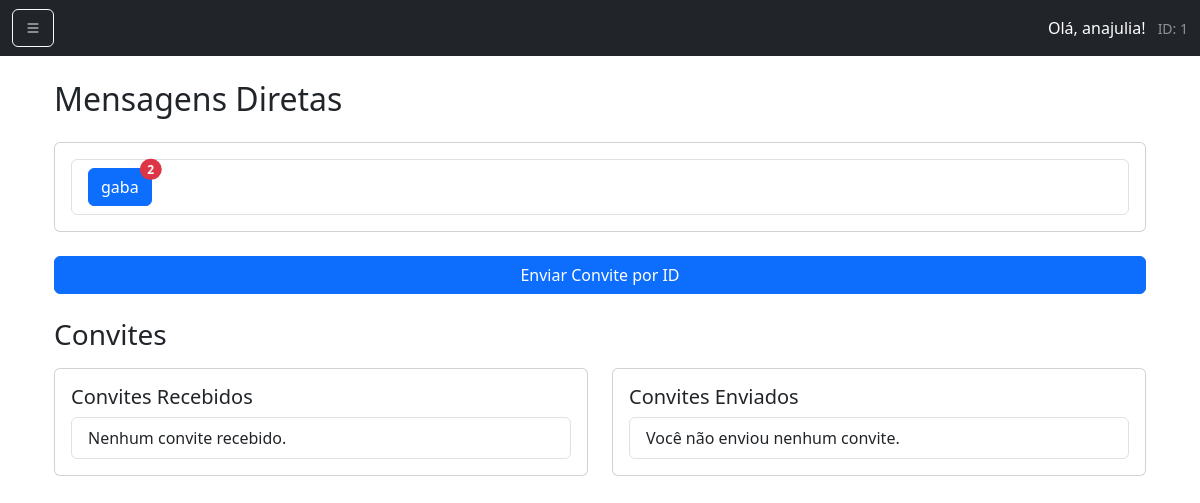
Page / (signed in) on the earlier database version.
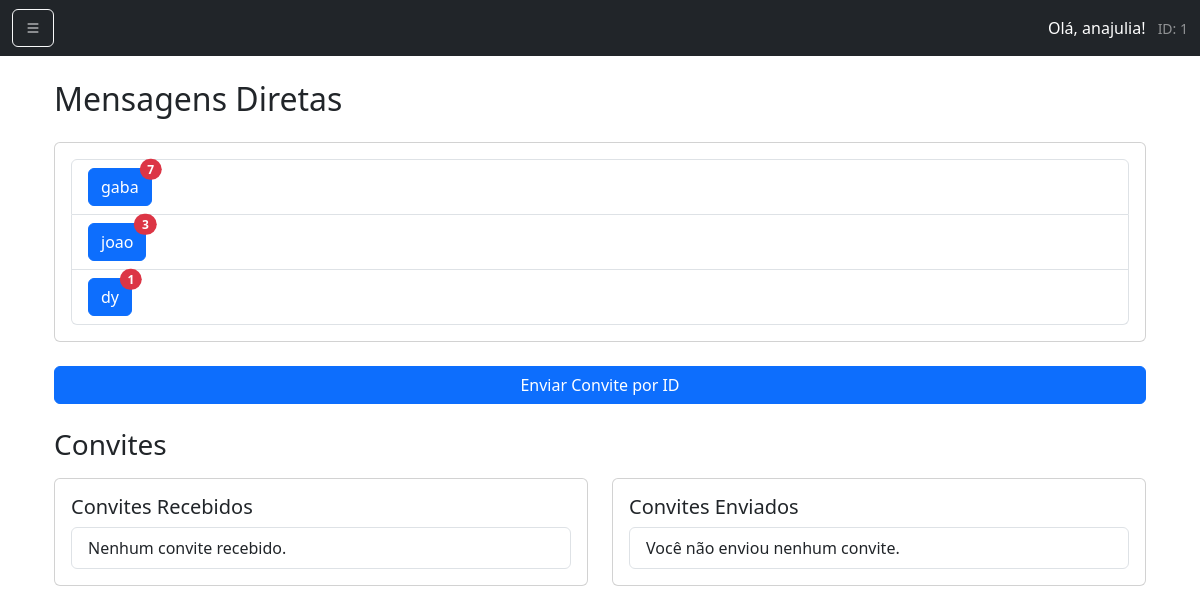
Same page on the later database version.
### chat/models.py (models this page shows, shortened)
class SalaPrivada(models.Model):
    usuario1 = models.ForeignKey(User, on_delete=models.CASCADE, related_name='salas_usuario1')
    usuario2 = models.ForeignKey(User, on_delete=models.CASCADE, related_name='salas_usuario2')
    criada_em = models.DateTimeField(auto_now_add=True)
    class Meta:
        unique_together = ('usuario1', 'usuario2')
    def get_nome_sala(self):
        return f"{min(self.usuario1.id, self.usuario2.id)}_{max(self.usuario1.id, self.usuario2.id)}"

### chat/views.py (the view)
# urls.py: path('', views.index, name='index'),
@login_required
def index(request):
    user = request.user
    dms = SalaPrivada.objects.filter(Q(usuario1=user) | Q(usuario2=user))
    for dm in dms:
        unread_count = MensagemDM.objects.filter(
            sala_dm=dm,
            lida=False
        ).exclude(usuario=user).count()
        dm.unread_count = unread_count
    convites_recebidos = Amizade.objects.filter(destinatario=user, aceita=False)
    convites_enviados = Amizade.objects.filter(remetente=user, aceita=False)
    return render(request, 'chat/index.html', {
        'dms': dms,
        'convites_recebidos': convites_recebidos,
        'convites_enviados': convites_enviados,
    })

### templates/chat/index.html (shortened to what this page needs)
{% extends 'chat/base.html' %}
{% block content %}
<div class="container mt-4">
    <h2 class="mb-4">Mensagens Diretas</h2>
    <div class="card mb-4">
        <div class="card-body">
            <ul class="list-group">
                {% for dm in dms %}
                    <li class="list-group-item d-flex justify-content-between align-items-center">
                        {% if dm.usuario1 == user %}
                            <a href="{% url 'room' room_name=dm.get_nome_sala %}" class="btn btn-primary position-relative">
                                {{ dm.usuario2.username }}
                                <span id="dm-unread-{{ dm.id }}" class="position-absolute top-0 start-100 translate-middle badge rounded-pill bg-danger" {% if dm.unread_count == 0 %}style="display:none"{% endif %}>
                                    {{ dm.unread_count }}
                                </span>
                            </a>
                        {% endif %}
                    </li>
                {% endfor %}
            </ul>
        </div>
    </div>
    <div class="text-center mb-4">
        <a href="{% url 'enviar_convite' %}" class="btn btn-primary w-100">Enviar Convite por ID</a>
    </div>
    <h3 class="mb-3">Convites</h3>
    <div class="row">
        <div class="col-md-6 mb-3">
            <div class="card">
                <div class="card-body">
                    <h5 class="card-title">Convites Recebidos</h5>
                    <ul class="list-group">
                        {% for convite in convites_recebidos %}
                            <li class="list-group-item d-flex justify-content-between align-items-center">
                                <span>{{ convite.remetente.username }}</span>
                                <div>
                                    <a href="{% url 'aceitar_convite' convite.id %}" class="btn btn-sm btn-success me-2"><i class="bi bi-check-lg"></i> Aceitar</a>
                                    <a href="{% url 'rejeitar_convite_dm' convite.id %}" class="btn btn-sm btn-outline-danger"><i class="bi bi-x-lg"></i> Rejeitar</a>
                                </div>
                            </li>
                        {% empty %}
                            <li class="list-group-item">Nenhum convite recebido.</li>
                        {% endfor %}
                    </ul>
                </div>
            </div>
        </div>
        <div class="col-md-6 mb-3">
            <div class="card">
                <div class="card-body">
                    <h5 class="card-title">Convites Enviados</h5>
                    <ul class="list-group">
                        {% for convite in convites_enviados %}
                            <li class="list-group-item d-flex justify-content-between align-items-center">
                                <span>{{ convite.destinatario.username }}</span>
                                <a href="{% url 'cancelar_convite_dm' convite.id %}" class="btn btn-sm btn-outline-danger"><i class="bi bi-x-circle"></i> Cancelar</a>
                            </li>
                        {% empty %}
                            <li class="list-group-item">Você não enviou nenhum convite.</li>
                        {% endfor %}
                    </ul>
                </div>
            </div>
        </div>
    </div>
</div>
{% endblock %}

### templates/chat/base.html (shortened to what this page needs)
<!DOCTYPE html>
<html lang="pt-br">
<head>
    <link href="https://cdn.jsdelivr.net/npm/bootstrap@5.3.0/dist/css/bootstrap.min.css" rel="stylesheet">
    <link href="https://cdn.jsdelivr.net/npm/bootstrap-icons/font/bootstrap-icons.css" rel="stylesheet">
</head>
<body>
    <nav class="navbar navbar-dark bg-dark">
        <div class="container-fluid">
            <button class="btn btn-outline-light" type="button" data-bs-toggle="offcanvas" data-bs-target="#sidebarMenu">
                <i class="bi bi-list"></i>
            </button>
            <span class="navbar-text text-white">
                Olá, {{ user.username }}!
                <small class="text-white-50 ms-2">ID: {{ user.id }}</small>
            </span>
        </div>
    </nav>
    <div class="container mt-4">
        {% block content %}{% endblock %}
    </div>
</body>
</html>

Differences in the rows shown:
computed for SalaPrivada "gaba": unread_count "2" → "7"
added SalaPrivada: usuario2.username "joao", unread_count "3"
added SalaPrivada: usuario2.username "dy", unread_count "1"
